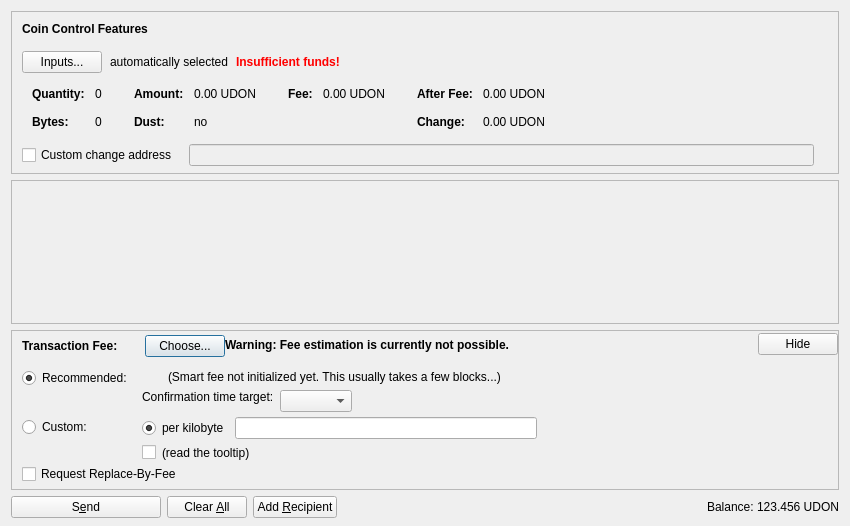
<?xml version="1.0" encoding="UTF-8"?>
<ui version="4.0">
 <class>SendCoinsDialog</class>
 <widget class="QDialog" name="SendCoinsDialog">
  <property name="geometry">
   <rect>
    <x>0</x>
    <y>0</y>
    <width>850</width>
    <height>526</height>
   </rect>
  </property>
  <property name="windowTitle">
   <string>Send Coins</string>
  </property>
  <layout class="QVBoxLayout" name="verticalLayout" stretch="0,1,0,0">
   <property name="bottomMargin">
    <number>8</number>
   </property>
   <item>
    <widget class="QFrame" name="frameCoinControl">
     <property name="sizePolicy">
      <sizepolicy hsizetype="Expanding" vsizetype="Expanding">
       <horstretch>0</horstretch>
       <verstretch>0</verstretch>
      </sizepolicy>
     </property>
     <property name="maximumSize">
      <size>
       <width>16777215</width>
       <height>16777215</height>
      </size>
     </property>
     <property name="frameShape">
      <enum>QFrame::StyledPanel</enum>
     </property>
     <property name="frameShadow">
      <enum>QFrame::Sunken</enum>
     </property>
     <layout class="QVBoxLayout" name="verticalLayoutCoinControl2">
      <property name="spacing">
       <number>0</number>
      </property>
      <property name="leftMargin">
       <number>0</number>
      </property>
      <property name="topMargin">
       <number>0</number>
      </property>
      <property name="rightMargin">
       <number>0</number>
      </property>
      <property name="bottomMargin">
       <number>6</number>
      </property>
      <item>
       <layout class="QVBoxLayout" name="verticalLayoutCoinControl" stretch="0,0,0,0,1">
        <property name="spacing">
         <number>0</number>
        </property>
        <property name="leftMargin">
         <number>10</number>
        </property>
        <property name="topMargin">
         <number>10</number>
        </property>
        <item>
         <layout class="QHBoxLayout" name="horizontalLayoutCoinControl1">
          <property name="bottomMargin">
           <number>15</number>
          </property>
          <item>
           <widget class="QLabel" name="labelCoinControlFeatures">
            <property name="sizePolicy">
             <sizepolicy hsizetype="Preferred" vsizetype="Maximum">
              <horstretch>0</horstretch>
              <verstretch>0</verstretch>
             </sizepolicy>
            </property>
            <property name="font">
             <font>
              <weight>75</weight>
              <bold>true</bold>
             </font>
            </property>
            <property name="styleSheet">
             <string notr="true">font-weight:bold;</string>
            </property>
            <property name="text">
             <string>Coin Control Features</string>
            </property>
           </widget>
          </item>
         </layout>
        </item>
        <item>
         <layout class="QHBoxLayout" name="horizontalLayoutCoinControl2" stretch="0,0,0,0">
          <property name="spacing">
           <number>8</number>
          </property>
          <property name="bottomMargin">
           <number>10</number>
          </property>
          <item>
           <widget class="QPushButton" name="pushButtonCoinControl">
            <property name="styleSheet">
             <string notr="true"/>
            </property>
            <property name="text">
             <string>Inputs...</string>
            </property>
            <property name="autoDefault">
             <bool>false</bool>
            </property>
           </widget>
          </item>
          <item>
           <widget class="QLabel" name="labelCoinControlAutomaticallySelected">
            <property name="text">
             <string>automatically selected</string>
            </property>
            <property name="margin">
             <number>5</number>
            </property>
           </widget>
          </item>
          <item>
           <widget class="QLabel" name="labelCoinControlInsuffFunds">
            <property name="font">
             <font>
              <weight>75</weight>
              <bold>true</bold>
             </font>
            </property>
            <property name="styleSheet">
             <string notr="true">color:red;font-weight:bold;</string>
            </property>
            <property name="text">
             <string>Insufficient funds!</string>
            </property>
            <property name="margin">
             <number>5</number>
            </property>
           </widget>
          </item>
          <item>
           <spacer name="horizontalSpacerCoinControl">
            <property name="orientation">
             <enum>Qt::Horizontal</enum>
            </property>
            <property name="sizeHint" stdset="0">
             <size>
              <width>40</width>
              <height>1</height>
             </size>
            </property>
           </spacer>
          </item>
         </layout>
        </item>
        <item>
         <widget class="QWidget" name="widgetCoinControl" native="true">
          <property name="sizePolicy">
           <sizepolicy hsizetype="Preferred" vsizetype="Preferred">
            <horstretch>0</horstretch>
            <verstretch>0</verstretch>
           </sizepolicy>
          </property>
          <property name="minimumSize">
           <size>
            <width>0</width>
            <height>0</height>
           </size>
          </property>
          <property name="styleSheet">
           <string notr="true"/>
          </property>
          <layout class="QHBoxLayout" name="horizontalLayoutCoinControl5">
           <property name="leftMargin">
            <number>0</number>
           </property>
           <property name="topMargin">
            <number>0</number>
           </property>
           <property name="rightMargin">
            <number>0</number>
           </property>
           <property name="bottomMargin">
            <number>0</number>
           </property>
           <item>
            <layout class="QHBoxLayout" name="horizontalLayoutCoinControl3" stretch="0,0,0,1">
             <property name="spacing">
              <number>20</number>
             </property>
             <property name="topMargin">
              <number>0</number>
             </property>
             <property name="bottomMargin">
              <number>10</number>
             </property>
             <item>
              <layout class="QFormLayout" name="formLayoutCoinControl1">
               <property name="horizontalSpacing">
                <number>10</number>
               </property>
               <property name="verticalSpacing">
                <number>14</number>
               </property>
               <property name="leftMargin">
                <number>10</number>
               </property>
               <property name="topMargin">
                <number>4</number>
               </property>
               <property name="rightMargin">
                <number>6</number>
               </property>
               <item row="0" column="0">
                <widget class="QLabel" name="labelCoinControlQuantityText">
                 <property name="font">
                  <font>
                   <weight>75</weight>
                   <bold>true</bold>
                  </font>
                 </property>
                 <property name="text">
                  <string>Quantity:</string>
                 </property>
                 <property name="margin">
                  <number>0</number>
                 </property>
                </widget>
               </item>
               <item row="0" column="1">
                <widget class="QLabel" name="labelCoinControlQuantity">
                 <property name="cursor">
                  <cursorShape>IBeamCursor</cursorShape>
                 </property>
                 <property name="contextMenuPolicy">
                  <enum>Qt::ActionsContextMenu</enum>
                 </property>
                 <property name="text">
                  <string notr="true">0</string>
                 </property>
                 <property name="margin">
                  <number>0</number>
                 </property>
                 <property name="textInteractionFlags">
                  <set>Qt::LinksAccessibleByMouse|Qt::TextSelectableByKeyboard|Qt::TextSelectableByMouse</set>
                 </property>
                </widget>
               </item>
               <item row="1" column="0">
                <widget class="QLabel" name="labelCoinControlBytesText">
                 <property name="font">
                  <font>
                   <weight>75</weight>
                   <bold>true</bold>
                  </font>
                 </property>
                 <property name="text">
                  <string>Bytes:</string>
                 </property>
                </widget>
               </item>
               <item row="1" column="1">
                <widget class="QLabel" name="labelCoinControlBytes">
                 <property name="cursor">
                  <cursorShape>IBeamCursor</cursorShape>
                 </property>
                 <property name="contextMenuPolicy">
                  <enum>Qt::ActionsContextMenu</enum>
                 </property>
                 <property name="text">
                  <string notr="true">0</string>
                 </property>
                 <property name="textInteractionFlags">
                  <set>Qt::LinksAccessibleByMouse|Qt::TextSelectableByKeyboard|Qt::TextSelectableByMouse</set>
                 </property>
                </widget>
               </item>
              </layout>
             </item>
             <item>
              <layout class="QFormLayout" name="formLayoutCoinControl2">
               <property name="horizontalSpacing">
                <number>10</number>
               </property>
               <property name="verticalSpacing">
                <number>14</number>
               </property>
               <property name="leftMargin">
                <number>6</number>
               </property>
               <property name="topMargin">
                <number>4</number>
               </property>
               <property name="rightMargin">
                <number>6</number>
               </property>
               <item row="0" column="0">
                <widget class="QLabel" name="labelCoinControlAmountText">
                 <property name="font">
                  <font>
                   <weight>75</weight>
                   <bold>true</bold>
                  </font>
                 </property>
                 <property name="text">
                  <string>Amount:</string>
                 </property>
                 <property name="margin">
                  <number>0</number>
                 </property>
                </widget>
               </item>
               <item row="0" column="1">
                <widget class="QLabel" name="labelCoinControlAmount">
                 <property name="cursor">
                  <cursorShape>IBeamCursor</cursorShape>
                 </property>
                 <property name="contextMenuPolicy">
                  <enum>Qt::ActionsContextMenu</enum>
                 </property>
                 <property name="text">
                  <string notr="true">0.00 UDON</string>
                 </property>
                 <property name="textInteractionFlags">
                  <set>Qt::LinksAccessibleByMouse|Qt::TextSelectableByKeyboard|Qt::TextSelectableByMouse</set>
                 </property>
                </widget>
               </item>
               <item row="1" column="0">
                <widget class="QLabel" name="labelCoinControlLowOutputText">
                 <property name="font">
                  <font>
                   <weight>75</weight>
                   <bold>true</bold>
                  </font>
                 </property>
                 <property name="text">
                  <string>Dust:</string>
                 </property>
                </widget>
               </item>
               <item row="1" column="1">
                <widget class="QLabel" name="labelCoinControlLowOutput">
                 <property name="cursor">
                  <cursorShape>IBeamCursor</cursorShape>
                 </property>
                 <property name="contextMenuPolicy">
                  <enum>Qt::ActionsContextMenu</enum>
                 </property>
                 <property name="text">
                  <string notr="true">no</string>
                 </property>
                 <property name="textInteractionFlags">
                  <set>Qt::LinksAccessibleByMouse|Qt::TextSelectableByKeyboard|Qt::TextSelectableByMouse</set>
                 </property>
                </widget>
               </item>
              </layout>
             </item>
             <item>
              <layout class="QFormLayout" name="formLayoutCoinControl3">
               <property name="horizontalSpacing">
                <number>10</number>
               </property>
               <property name="verticalSpacing">
                <number>14</number>
               </property>
               <property name="leftMargin">
                <number>6</number>
               </property>
               <property name="topMargin">
                <number>4</number>
               </property>
               <property name="rightMargin">
                <number>6</number>
               </property>
               <item row="0" column="0">
                <widget class="QLabel" name="labelCoinControlFeeText">
                 <property name="font">
                  <font>
                   <weight>75</weight>
                   <bold>true</bold>
                  </font>
                 </property>
                 <property name="text">
                  <string>Fee:</string>
                 </property>
                 <property name="margin">
                  <number>0</number>
                 </property>
                </widget>
               </item>
               <item row="0" column="1">
                <widget class="QLabel" name="labelCoinControlFee">
                 <property name="cursor">
                  <cursorShape>IBeamCursor</cursorShape>
                 </property>
                 <property name="contextMenuPolicy">
                  <enum>Qt::ActionsContextMenu</enum>
                 </property>
                 <property name="text">
                  <string notr="true">0.00 UDON</string>
                 </property>
                 <property name="textInteractionFlags">
                  <set>Qt::LinksAccessibleByMouse|Qt::TextSelectableByKeyboard|Qt::TextSelectableByMouse</set>
                 </property>
                </widget>
               </item>
              </layout>
             </item>
             <item>
              <layout class="QFormLayout" name="formLayoutCoinControl4">
               <property name="horizontalSpacing">
                <number>10</number>
               </property>
               <property name="verticalSpacing">
                <number>14</number>
               </property>
               <property name="leftMargin">
                <number>6</number>
               </property>
               <property name="topMargin">
                <number>4</number>
               </property>
               <property name="rightMargin">
                <number>6</number>
               </property>
               <item row="0" column="0">
                <widget class="QLabel" name="labelCoinControlAfterFeeText">
                 <property name="font">
                  <font>
                   <weight>75</weight>
                   <bold>true</bold>
                  </font>
                 </property>
                 <property name="text">
                  <string>After Fee:</string>
                 </property>
                 <property name="margin">
                  <number>0</number>
                 </property>
                </widget>
               </item>
               <item row="0" column="1">
                <widget class="QLabel" name="labelCoinControlAfterFee">
                 <property name="cursor">
                  <cursorShape>IBeamCursor</cursorShape>
                 </property>
                 <property name="contextMenuPolicy">
                  <enum>Qt::ActionsContextMenu</enum>
                 </property>
                 <property name="text">
                  <string notr="true">0.00 UDON</string>
                 </property>
                 <property name="textInteractionFlags">
                  <set>Qt::LinksAccessibleByMouse|Qt::TextSelectableByKeyboard|Qt::TextSelectableByMouse</set>
                 </property>
                </widget>
               </item>
               <item row="1" column="0">
                <widget class="QLabel" name="labelCoinControlChangeText">
                 <property name="font">
                  <font>
                   <weight>75</weight>
                   <bold>true</bold>
                  </font>
                 </property>
                 <property name="text">
                  <string>Change:</string>
                 </property>
                </widget>
               </item>
               <item row="1" column="1">
                <widget class="QLabel" name="labelCoinControlChange">
                 <property name="cursor">
                  <cursorShape>IBeamCursor</cursorShape>
                 </property>
                 <property name="contextMenuPolicy">
                  <enum>Qt::ActionsContextMenu</enum>
                 </property>
                 <property name="text">
                  <string notr="true">0.00 UDON</string>
                 </property>
                 <property name="textInteractionFlags">
                  <set>Qt::LinksAccessibleByMouse|Qt::TextSelectableByKeyboard|Qt::TextSelectableByMouse</set>
                 </property>
                </widget>
               </item>
              </layout>
             </item>
            </layout>
           </item>
          </layout>
         </widget>
        </item>
        <item>
         <layout class="QHBoxLayout" name="horizontalLayoutCoinControl4" stretch="0,0,0">
          <property name="spacing">
           <number>12</number>
          </property>
          <property name="sizeConstraint">
           <enum>QLayout::SetDefaultConstraint</enum>
          </property>
          <property name="topMargin">
           <number>5</number>
          </property>
          <property name="rightMargin">
           <number>5</number>
          </property>
          <item>
           <widget class="QCheckBox" name="checkBoxCoinControlChange">
            <property name="toolTip">
             <string>If this is activated, but the change address is empty or invalid, change will be sent to a newly generated address.</string>
            </property>
            <property name="text">
             <string>Custom change address</string>
            </property>
           </widget>
          </item>
          <item>
           <widget class="QValidatedLineEdit" name="lineEditCoinControlChange">
            <property name="enabled">
             <bool>false</bool>
            </property>
            <property name="sizePolicy">
             <sizepolicy hsizetype="Expanding" vsizetype="Fixed">
              <horstretch>0</horstretch>
              <verstretch>0</verstretch>
             </sizepolicy>
            </property>
           </widget>
          </item>
          <item>
           <widget class="QLabel" name="labelCoinControlChangeLabel">
            <property name="sizePolicy">
             <sizepolicy hsizetype="Preferred" vsizetype="Expanding">
              <horstretch>0</horstretch>
              <verstretch>0</verstretch>
             </sizepolicy>
            </property>
            <property name="minimumSize">
             <size>
              <width>0</width>
              <height>0</height>
             </size>
            </property>
            <property name="text">
             <string/>
            </property>
            <property name="margin">
             <number>3</number>
            </property>
           </widget>
          </item>
         </layout>
        </item>
        <item>
         <spacer name="verticalSpacerCoinControl">
          <property name="orientation">
           <enum>Qt::Vertical</enum>
          </property>
          <property name="sizeHint" stdset="0">
           <size>
            <width>800</width>
            <height>1</height>
           </size>
          </property>
         </spacer>
        </item>
       </layout>
      </item>
     </layout>
    </widget>
   </item>
   <item>
    <widget class="QScrollArea" name="scrollArea">
     <property name="widgetResizable">
      <bool>true</bool>
     </property>
     <widget class="QWidget" name="scrollAreaWidgetContents">
      <property name="geometry">
       <rect>
        <x>0</x>
        <y>0</y>
        <width>830</width>
        <height>104</height>
       </rect>
      </property>
      <layout class="QVBoxLayout" name="verticalLayout_2" stretch="0,1">
       <property name="leftMargin">
        <number>0</number>
       </property>
       <property name="topMargin">
        <number>0</number>
       </property>
       <property name="rightMargin">
        <number>0</number>
       </property>
       <property name="bottomMargin">
        <number>0</number>
       </property>
       <item>
        <layout class="QVBoxLayout" name="entries">
         <property name="spacing">
          <number>6</number>
         </property>
        </layout>
       </item>
       <item>
        <spacer name="verticalSpacer">
         <property name="orientation">
          <enum>Qt::Vertical</enum>
         </property>
         <property name="sizeHint" stdset="0">
          <size>
           <width>20</width>
           <height>40</height>
          </size>
         </property>
        </spacer>
       </item>
      </layout>
     </widget>
    </widget>
   </item>
   <item>
    <widget class="QFrame" name="frameFee">
     <property name="sizePolicy">
      <sizepolicy hsizetype="Expanding" vsizetype="Expanding">
       <horstretch>0</horstretch>
       <verstretch>0</verstretch>
      </sizepolicy>
     </property>
     <property name="maximumSize">
      <size>
       <width>16777215</width>
       <height>16777215</height>
      </size>
     </property>
     <property name="frameShape">
      <enum>QFrame::StyledPanel</enum>
     </property>
     <property name="frameShadow">
      <enum>QFrame::Sunken</enum>
     </property>
     <layout class="QVBoxLayout" name="verticalLayoutFee1">
      <property name="spacing">
       <number>0</number>
      </property>
      <property name="leftMargin">
       <number>0</number>
      </property>
      <property name="topMargin">
       <number>0</number>
      </property>
      <property name="rightMargin">
       <number>0</number>
      </property>
      <property name="bottomMargin">
       <number>0</number>
      </property>
      <item>
       <layout class="QVBoxLayout" name="verticalLayoutFee2" stretch="0,0,0">
        <property name="spacing">
         <number>0</number>
        </property>
        <property name="leftMargin">
         <number>10</number>
        </property>
        <property name="topMargin">
         <number>0</number>
        </property>
        <item>
         <layout class="QHBoxLayout" name="horizontalLayoutFee1">
          <property name="bottomMargin">
           <number>0</number>
          </property>
          <item>
           <layout class="QVBoxLayout" name="verticalLayoutFee7">
            <property name="spacing">
             <number>0</number>
            </property>
            <item>
             <spacer name="verticalSpacerSmartFee">
              <property name="orientation">
               <enum>Qt::Vertical</enum>
              </property>
              <property name="sizeType">
               <enum>QSizePolicy::Fixed</enum>
              </property>
              <property name="sizeHint" stdset="0">
               <size>
                <width>1</width>
                <height>4</height>
               </size>
              </property>
             </spacer>
            </item>
            <item>
             <layout class="QHBoxLayout" name="horizontalLayoutSmartFee">
              <property name="spacing">
               <number>10</number>
              </property>
              <item>
               <widget class="QLabel" name="labelFeeHeadline">
                <property name="sizePolicy">
                 <sizepolicy hsizetype="Preferred" vsizetype="Maximum">
                  <horstretch>0</horstretch>
                  <verstretch>0</verstretch>
                 </sizepolicy>
                </property>
                <property name="font">
                 <font>
                  <weight>75</weight>
                  <bold>true</bold>
                 </font>
                </property>
                <property name="styleSheet">
                 <string notr="true">font-weight:bold;</string>
                </property>
                <property name="text">
                 <string>Transaction Fee:</string>
                </property>
               </widget>
              </item>
              <item>
               <widget class="QLabel" name="labelFeeMinimized">
                <property name="text">
                 <string/>
                </property>
               </widget>
              </item>
              <item>
               <widget class="QPushButton" name="buttonChooseFee">
                <property name="text">
                 <string>Choose...</string>
                </property>
               </widget>
              </item>
             </layout>
            </item>
            <item>
             <spacer name="verticalSpacer_5">
              <property name="orientation">
               <enum>Qt::Vertical</enum>
              </property>
              <property name="sizeHint" stdset="0">
               <size>
                <width>1</width>
                <height>1</height>
               </size>
              </property>
             </spacer>
            </item>
           </layout>
          </item>
          <item>
           <widget class="QLabel" name="fallbackFeeWarningLabel">
            <property name="toolTip">
             <string>Using the fallbackfee can result in sending a transaction that will take several hours or days (or never) to confirm. Consider choosing your fee manually or wait until you have validated the complete chain.</string>
            </property>
            <property name="font">
            <font>
                <weight>75</weight>
                <bold>true</bold>
            </font>
            </property>
            <property name="text">
             <string>Warning: Fee estimation is currently not possible.</string>
            </property>
            <property name="wordWrap">
             <bool>false</bool>
            </property>
           </widget>
          </item>
          <item>
           <spacer name="horizontalSpacer_4">
            <property name="orientation">
             <enum>Qt::Horizontal</enum>
            </property>
            <property name="sizeType">
             <enum>QSizePolicy::MinimumExpanding</enum>
            </property>
            <property name="sizeHint" stdset="0">
             <size>
              <width>40</width>
              <height>20</height>
             </size>
            </property>
           </spacer>
          </item>
          <item>
           <widget class="QPushButton" name="buttonMinimizeFee">
            <property name="toolTip">
             <string>collapse fee-settings</string>
            </property>
            <property name="text">
             <string>Hide</string>
            </property>
           </widget>
          </item>
         </layout>
        </item>
        <item>
         <widget class="QFrame" name="frameFeeSelection">
          <layout class="QVBoxLayout" name="verticalLayoutFee12">
           <property name="spacing">
            <number>0</number>
           </property>
           <property name="leftMargin">
            <number>0</number>
           </property>
           <property name="topMargin">
            <number>0</number>
           </property>
           <property name="rightMargin">
            <number>0</number>
           </property>
           <property name="bottomMargin">
            <number>0</number>
           </property>
           <item>
            <layout class="QGridLayout" name="gridLayoutFee">
             <property name="topMargin">
              <number>10</number>
             </property>
             <property name="bottomMargin">
              <number>4</number>
             </property>
             <property name="horizontalSpacing">
              <number>10</number>
             </property>
             <property name="verticalSpacing">
              <number>4</number>
             </property>
             <item row="1" column="1">
              <layout class="QVBoxLayout" name="verticalLayoutFee8">
               <property name="spacing">
                <number>6</number>
               </property>
               <item>
                <layout class="QHBoxLayout" name="horizontalLayoutFee13">
                 <item>
                  <widget class="QRadioButton" name="radioCustomPerKilobyte">
                   <property name="toolTip">
                    <string>If the custom fee is set to 1000 satoshis and the transaction is only 250 bytes, then &quot;per kilobyte&quot; only pays 250 satoshis in fee, while &quot;total at least&quot; pays 1000 satoshis. For transactions bigger than a kilobyte both pay by kilobyte.</string>
                   </property>
                   <property name="text">
                    <string>per kilobyte</string>
                   </property>
                   <property name="checked">
                    <bool>true</bool>
                   </property>
                   <attribute name="buttonGroup">
                    <string notr="true">groupCustomFee</string>
                   </attribute>
                  </widget>
                 </item>
                 <item>
                  <widget class="BitcoinAmountField" name="customFee"/>
                 </item>
                 <item>
                  <spacer name="horizontalSpacer_6">
                   <property name="orientation">
                    <enum>Qt::Horizontal</enum>
                   </property>
                   <property name="sizeHint" stdset="0">
                    <size>
                     <width>1</width>
                     <height>1</height>
                    </size>
                   </property>
                  </spacer>
                 </item>
                </layout>
               </item>
               <item>
                <layout class="QHBoxLayout" name="horizontalLayoutFee8">
                 <item>
                  <widget class="QCheckBox" name="checkBoxMinimumFee">
                   <property name="toolTip">
                    <string>Paying only the minimum fee is just fine as long as there is less transaction volume than space in the blocks. But be aware that this can end up in a never confirming transaction once there is more demand for udoncoin transactions than the network can process.</string>
                   </property>
                   <property name="text">
                    <string/>
                   </property>
                  </widget>
                 </item>
                 <item>
                  <widget class="QLabel" name="labelMinFeeWarning">
                   <property name="enabled">
                    <bool>true</bool>
                   </property>
                   <property name="toolTip">
                    <string>Paying only the minimum fee is just fine as long as there is less transaction volume than space in the blocks. But be aware that this can end up in a never confirming transaction once there is more demand for udoncoin transactions than the network can process.</string>
                   </property>
                   <property name="text">
                    <string>(read the tooltip)</string>
                   </property>
                   <property name="margin">
                    <number>5</number>
                   </property>
                  </widget>
                 </item>
                 <item>
                  <spacer name="horizontalSpacer_2">
                   <property name="orientation">
                    <enum>Qt::Horizontal</enum>
                   </property>
                   <property name="sizeHint" stdset="0">
                    <size>
                     <width>1</width>
                     <height>1</height>
                    </size>
                   </property>
                  </spacer>
                 </item>
                </layout>
               </item>
              </layout>
             </item>
             <item row="0" column="0">
              <layout class="QVBoxLayout" name="verticalLayoutFee4" stretch="0,1">
               <item>
                <widget class="QRadioButton" name="radioSmartFee">
                 <property name="text">
                  <string>Recommended:</string>
                 </property>
                 <property name="checked">
                  <bool>true</bool>
                 </property>
                 <attribute name="buttonGroup">
                  <string notr="true">groupFee</string>
                 </attribute>
                </widget>
               </item>
               <item>
                <spacer name="verticalSpacer_2">
                 <property name="orientation">
                  <enum>Qt::Vertical</enum>
                 </property>
                 <property name="sizeHint" stdset="0">
                  <size>
                   <width>1</width>
                   <height>1</height>
                  </size>
                 </property>
                </spacer>
               </item>
              </layout>
             </item>
             <item row="1" column="0">
              <layout class="QVBoxLayout" name="verticalLayoutFee9" stretch="0,1">
               <item>
                <widget class="QRadioButton" name="radioCustomFee">
                 <property name="text">
                  <string>Custom:</string>
                 </property>
                 <attribute name="buttonGroup">
                  <string notr="true">groupFee</string>
                 </attribute>
                </widget>
               </item>
               <item>
                <spacer name="verticalSpacer_6">
                 <property name="orientation">
                  <enum>Qt::Vertical</enum>
                 </property>
                 <property name="sizeHint" stdset="0">
                  <size>
                   <width>1</width>
                   <height>1</height>
                  </size>
                 </property>
                </spacer>
               </item>
              </layout>
             </item>
             <item row="0" column="1">
              <layout class="QVBoxLayout" name="verticalLayoutFee3" stretch="0,0,1">
               <property name="spacing">
                <number>6</number>
               </property>
               <property name="topMargin">
                <number>2</number>
               </property>
               <item>
                <layout class="QHBoxLayout" name="horizontalLayoutFee12">
                 <item>
                  <widget class="QLabel" name="labelSmartFee">
                   <property name="text">
                    <string/>
                   </property>
                   <property name="margin">
                    <number>2</number>
                   </property>
                  </widget>
                 </item>
                 <item>
                  <widget class="QLabel" name="labelFeeEstimation">
                   <property name="text">
                    <string/>
                   </property>
                  </widget>
                 </item>
                 <item>
                  <widget class="QLabel" name="labelSmartFee2">
                   <property name="text">
                    <string>(Smart fee not initialized yet. This usually takes a few blocks...)</string>
                   </property>
                   <property name="margin">
                    <number>2</number>
                   </property>
                  </widget>
                 </item>
                 <item>
                  <spacer name="horizontalSpacer_5">
                   <property name="orientation">
                    <enum>Qt::Horizontal</enum>
                   </property>
                   <property name="sizeHint" stdset="0">
                    <size>
                     <width>1</width>
                     <height>1</height>
                    </size>
                   </property>
                  </spacer>
                 </item>
                </layout>
               </item>
               <item>
                <layout class="QHBoxLayout" name="horizontalLayoutFee9">
                 <item>
                  <layout class="QVBoxLayout" name="verticalLayoutFee6">
                   <item>
                    <widget class="QLabel" name="labelSmartFee3">
                     <property name="text">
                      <string>Confirmation time target:</string>
                     </property>
                     <property name="margin">
                      <number>2</number>
                     </property>
                    </widget>
                   </item>
                   <item>
                    <spacer name="verticalSpacer_3">
                     <property name="orientation">
                      <enum>Qt::Vertical</enum>
                     </property>
                     <property name="sizeHint" stdset="0">
                      <size>
                       <width>1</width>
                       <height>1</height>
                      </size>
                     </property>
                    </spacer>
                   </item>
                  </layout>
                 </item>
                 <item>
                  <layout class="QVBoxLayout" name="verticalLayoutFee5">
                   <property name="rightMargin">
                    <number>30</number>
                   </property>
                   <item>
                    <layout class="QHBoxLayout" name="horizontalLayoutConfTarget">
                     <property name="bottomMargin">
                      <number>0</number>
                     </property>
                     <item>
                      <widget class="QComboBox" name="confTargetSelector"/>
                     </item>
                     <item>
                      <spacer name="horizontalSpacerConfTarget">
                       <property name="orientation">
                        <enum>Qt::Horizontal</enum>
                       </property>
                       <property name="sizeHint" stdset="0">
                        <size>
                         <width>40</width>
                         <height>20</height>
                        </size>
                       </property>
                      </spacer>
                     </item>
                    </layout>
                   </item>
                  </layout>
                 </item>
                </layout>
               </item>
               <item>
                <spacer name="verticalSpacer_4">
                 <property name="orientation">
                  <enum>Qt::Vertical</enum>
                 </property>
                 <property name="sizeHint" stdset="0">
                  <size>
                   <width>1</width>
                   <height>1</height>
                  </size>
                 </property>
                </spacer>
               </item>
              </layout>
             </item>
            </layout>
           </item>
           <item>
            <widget class="QCheckBox" name="optInRBF">
             <property name="text">
              <string>Request Replace-By-Fee</string>
             </property>
             <property name="toolTip">
              <string>Indicates that the sender may wish to replace this transaction with a new one paying higher fees (prior to being confirmed).</string>
             </property>
            </widget>
           </item>
          </layout>
         </widget>
        </item>
        <item>
         <spacer name="verticalSpacerFee">
          <property name="orientation">
           <enum>Qt::Vertical</enum>
          </property>
          <property name="sizeHint" stdset="0">
           <size>
            <width>40</width>
            <height>5</height>
           </size>
          </property>
         </spacer>
        </item>
       </layout>
      </item>
     </layout>
    </widget>
   </item>
   <item>
    <layout class="QHBoxLayout" name="horizontalLayout">
     <item>
      <widget class="QPushButton" name="sendButton">
       <property name="minimumSize">
        <size>
         <width>150</width>
         <height>0</height>
        </size>
       </property>
       <property name="toolTip">
        <string>Confirm the send action</string>
       </property>
       <property name="text">
        <string>S&amp;end</string>
       </property>
       <property name="icon">
        <iconset resource="../bitcoin.qrc">
         <normaloff>:/icons/send</normaloff>:/icons/send</iconset>
       </property>
       <property name="autoDefault">
        <bool>false</bool>
       </property>
       <property name="default">
        <bool>false</bool>
       </property>
      </widget>
     </item>
     <item>
      <widget class="QPushButton" name="clearButton">
       <property name="sizePolicy">
        <sizepolicy hsizetype="Minimum" vsizetype="Fixed">
         <horstretch>0</horstretch>
         <verstretch>0</verstretch>
        </sizepolicy>
       </property>
       <property name="toolTip">
        <string>Clear all fields of the form.</string>
       </property>
       <property name="text">
        <string>Clear &amp;All</string>
       </property>
       <property name="icon">
        <iconset resource="../bitcoin.qrc">
         <normaloff>:/icons/remove</normaloff>:/icons/remove</iconset>
       </property>
       <property name="autoDefault">
        <bool>false</bool>
       </property>
      </widget>
     </item>
     <item>
      <widget class="QPushButton" name="addButton">
       <property name="toolTip">
        <string>Send to multiple recipients at once</string>
       </property>
       <property name="text">
        <string>Add &amp;Recipient</string>
       </property>
       <property name="icon">
        <iconset resource="../bitcoin.qrc">
         <normaloff>:/icons/add</normaloff>:/icons/add</iconset>
       </property>
       <property name="autoDefault">
        <bool>false</bool>
       </property>
      </widget>
     </item>
     <item>
      <spacer name="horizontalSpacer">
       <property name="orientation">
        <enum>Qt::Horizontal</enum>
       </property>
       <property name="sizeHint" stdset="0">
        <size>
         <width>40</width>
         <height>20</height>
        </size>
       </property>
      </spacer>
     </item>
     <item>
      <layout class="QHBoxLayout" name="horizontalLayout_2">
       <property name="spacing">
        <number>3</number>
       </property>
       <item>
        <widget class="QLabel" name="label">
         <property name="sizePolicy">
          <sizepolicy hsizetype="Preferred" vsizetype="Fixed">
           <horstretch>0</horstretch>
           <verstretch>0</verstretch>
          </sizepolicy>
         </property>
         <property name="text">
          <string>Balance:</string>
         </property>
        </widget>
       </item>
       <item>
        <widget class="QLabel" name="labelBalance">
         <property name="sizePolicy">
          <sizepolicy hsizetype="Preferred" vsizetype="Fixed">
           <horstretch>0</horstretch>
           <verstretch>0</verstretch>
          </sizepolicy>
         </property>
         <property name="cursor">
          <cursorShape>IBeamCursor</cursorShape>
         </property>
         <property name="text">
          <string notr="true">123.456 UDON</string>
         </property>
         <property name="textInteractionFlags">
          <set>Qt::LinksAccessibleByMouse|Qt::TextSelectableByKeyboard|Qt::TextSelectableByMouse</set>
         </property>
        </widget>
       </item>
      </layout>
     </item>
    </layout>
   </item>
  </layout>
 </widget>
 <customwidgets>
  <customwidget>
   <class>QValidatedLineEdit</class>
   <extends>QLineEdit</extends>
   <header>qvalidatedlineedit.h</header>
  </customwidget>
  <customwidget>
   <class>BitcoinAmountField</class>
   <extends>QLineEdit</extends>
   <header>bitcoinamountfield.h</header>
   <container>1</container>
  </customwidget>
 </customwidgets>
 <resources>
  <include location="../bitcoin.qrc"/>
 </resources>
 <connections/>
 <buttongroups>
  <buttongroup name="groupFee"/>
  <buttongroup name="groupCustomFee"/>
 </buttongroups>
</ui>
